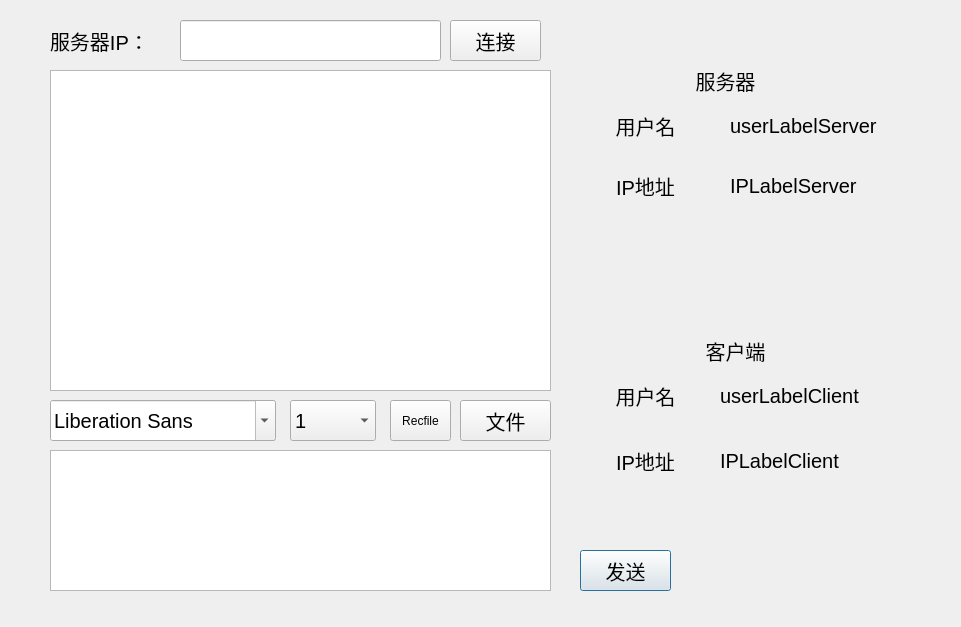
<?xml version="1.0" encoding="UTF-8"?>
<ui version="4.0">
 <class>Widget</class>
 <widget class="QDialog" name="Widget">
  <property name="geometry">
   <rect>
    <x>0</x>
    <y>0</y>
    <width>961</width>
    <height>627</height>
   </rect>
  </property>
  <property name="windowTitle">
   <string>Form</string>
  </property>
  <widget class="QLabel" name="label">
   <property name="geometry">
    <rect>
     <x>50</x>
     <y>20</y>
     <width>121</width>
     <height>41</height>
    </rect>
   </property>
   <property name="font">
    <font>
     <pointsize>15</pointsize>
    </font>
   </property>
   <property name="text">
    <string>服务器IP：</string>
   </property>
  </widget>
  <widget class="QLineEdit" name="Edit_serve_IP">
   <property name="geometry">
    <rect>
     <x>180</x>
     <y>20</y>
     <width>261</width>
     <height>41</height>
    </rect>
   </property>
   <property name="font">
    <font>
     <pointsize>15</pointsize>
    </font>
   </property>
   <property name="alignment">
    <set>Qt::AlignLeading|Qt::AlignLeft|Qt::AlignVCenter</set>
   </property>
  </widget>
  <widget class="QPushButton" name="Btn_socket_send">
   <property name="geometry">
    <rect>
     <x>580</x>
     <y>550</y>
     <width>91</width>
     <height>41</height>
    </rect>
   </property>
   <property name="font">
    <font>
     <pointsize>15</pointsize>
    </font>
   </property>
   <property name="text">
    <string>发送</string>
   </property>
  </widget>
  <widget class="QTextEdit" name="textEdit_serve">
   <property name="geometry">
    <rect>
     <x>50</x>
     <y>70</y>
     <width>501</width>
     <height>321</height>
    </rect>
   </property>
  </widget>
  <widget class="QTextEdit" name="textEdit_socket">
   <property name="geometry">
    <rect>
     <x>50</x>
     <y>450</y>
     <width>501</width>
     <height>141</height>
    </rect>
   </property>
  </widget>
  <widget class="QPushButton" name="But_socket_lianjie">
   <property name="geometry">
    <rect>
     <x>450</x>
     <y>20</y>
     <width>91</width>
     <height>41</height>
    </rect>
   </property>
   <property name="font">
    <font>
     <pointsize>15</pointsize>
    </font>
   </property>
   <property name="text">
    <string>连接</string>
   </property>
  </widget>
  <widget class="QLabel" name="labelClientUsername">
   <property name="geometry">
    <rect>
     <x>580</x>
     <y>370</y>
     <width>131</width>
     <height>51</height>
    </rect>
   </property>
   <property name="font">
    <font>
     <pointsize>15</pointsize>
    </font>
   </property>
   <property name="text">
    <string>用户名</string>
   </property>
   <property name="alignment">
    <set>Qt::AlignCenter</set>
   </property>
  </widget>
  <widget class="QLabel" name="labelClientIP">
   <property name="geometry">
    <rect>
     <x>580</x>
     <y>430</y>
     <width>131</width>
     <height>61</height>
    </rect>
   </property>
   <property name="font">
    <font>
     <pointsize>15</pointsize>
    </font>
   </property>
   <property name="text">
    <string>IP地址</string>
   </property>
   <property name="alignment">
    <set>Qt::AlignCenter</set>
   </property>
  </widget>
  <widget class="QLabel" name="userLabelClient">
   <property name="geometry">
    <rect>
     <x>720</x>
     <y>370</y>
     <width>161</width>
     <height>51</height>
    </rect>
   </property>
   <property name="font">
    <font>
     <pointsize>15</pointsize>
    </font>
   </property>
   <property name="text">
    <string>userLabelClient</string>
   </property>
  </widget>
  <widget class="QLabel" name="IPLabelClient">
   <property name="geometry">
    <rect>
     <x>720</x>
     <y>430</y>
     <width>161</width>
     <height>61</height>
    </rect>
   </property>
   <property name="font">
    <font>
     <pointsize>15</pointsize>
    </font>
   </property>
   <property name="text">
    <string>IPLabelClient</string>
   </property>
  </widget>
  <widget class="QLabel" name="labelServerUsername">
   <property name="geometry">
    <rect>
     <x>580</x>
     <y>100</y>
     <width>131</width>
     <height>51</height>
    </rect>
   </property>
   <property name="font">
    <font>
     <pointsize>15</pointsize>
    </font>
   </property>
   <property name="text">
    <string>用户名</string>
   </property>
   <property name="alignment">
    <set>Qt::AlignCenter</set>
   </property>
  </widget>
  <widget class="QLabel" name="labelServerIP">
   <property name="geometry">
    <rect>
     <x>580</x>
     <y>160</y>
     <width>131</width>
     <height>51</height>
    </rect>
   </property>
   <property name="font">
    <font>
     <pointsize>15</pointsize>
    </font>
   </property>
   <property name="text">
    <string>IP地址</string>
   </property>
   <property name="alignment">
    <set>Qt::AlignCenter</set>
   </property>
  </widget>
  <widget class="QLabel" name="userLabelServer">
   <property name="geometry">
    <rect>
     <x>730</x>
     <y>100</y>
     <width>161</width>
     <height>51</height>
    </rect>
   </property>
   <property name="font">
    <font>
     <pointsize>15</pointsize>
    </font>
   </property>
   <property name="text">
    <string>userLabelServer</string>
   </property>
  </widget>
  <widget class="QLabel" name="IPLabelServer">
   <property name="geometry">
    <rect>
     <x>730</x>
     <y>160</y>
     <width>161</width>
     <height>51</height>
    </rect>
   </property>
   <property name="font">
    <font>
     <pointsize>15</pointsize>
    </font>
   </property>
   <property name="text">
    <string>IPLabelServer</string>
   </property>
  </widget>
  <widget class="QFontComboBox" name="fontComboBox">
   <property name="geometry">
    <rect>
     <x>50</x>
     <y>400</y>
     <width>226</width>
     <height>41</height>
    </rect>
   </property>
   <property name="font">
    <font>
     <pointsize>15</pointsize>
    </font>
   </property>
  </widget>
  <widget class="QComboBox" name="comboBox">
   <property name="geometry">
    <rect>
     <x>290</x>
     <y>400</y>
     <width>86</width>
     <height>41</height>
    </rect>
   </property>
   <property name="font">
    <font>
     <pointsize>15</pointsize>
    </font>
   </property>
   <item>
    <property name="text">
     <string>1</string>
    </property>
   </item>
   <item>
    <property name="text">
     <string>2</string>
    </property>
   </item>
   <item>
    <property name="text">
     <string>3</string>
    </property>
   </item>
   <item>
    <property name="text">
     <string>4</string>
    </property>
   </item>
   <item>
    <property name="text">
     <string>5</string>
    </property>
   </item>
   <item>
    <property name="text">
     <string>6</string>
    </property>
   </item>
   <item>
    <property name="text">
     <string>7</string>
    </property>
   </item>
   <item>
    <property name="text">
     <string>8</string>
    </property>
   </item>
   <item>
    <property name="text">
     <string>9</string>
    </property>
   </item>
   <item>
    <property name="text">
     <string>10</string>
    </property>
   </item>
  </widget>
  <widget class="QToolButton" name="toolButton">
   <property name="geometry">
    <rect>
     <x>460</x>
     <y>400</y>
     <width>91</width>
     <height>41</height>
    </rect>
   </property>
   <property name="font">
    <font>
     <pointsize>15</pointsize>
    </font>
   </property>
   <property name="text">
    <string>文件</string>
   </property>
  </widget>
  <widget class="QToolButton" name="toolButton_2">
   <property name="geometry">
    <rect>
     <x>390</x>
     <y>400</y>
     <width>61</width>
     <height>41</height>
    </rect>
   </property>
   <property name="text">
    <string>Recfile</string>
   </property>
  </widget>
  <widget class="QLabel" name="server">
   <property name="geometry">
    <rect>
     <x>660</x>
     <y>50</y>
     <width>131</width>
     <height>61</height>
    </rect>
   </property>
   <property name="font">
    <font>
     <pointsize>15</pointsize>
    </font>
   </property>
   <property name="text">
    <string>服务器</string>
   </property>
   <property name="alignment">
    <set>Qt::AlignCenter</set>
   </property>
  </widget>
  <widget class="QLabel" name="server_2">
   <property name="geometry">
    <rect>
     <x>670</x>
     <y>320</y>
     <width>131</width>
     <height>61</height>
    </rect>
   </property>
   <property name="font">
    <font>
     <pointsize>15</pointsize>
    </font>
   </property>
   <property name="text">
    <string>客户端</string>
   </property>
   <property name="alignment">
    <set>Qt::AlignCenter</set>
   </property>
  </widget>
 </widget>
 <layoutdefault spacing="6" margin="11"/>
 <resources/>
 <connections/>
</ui>
